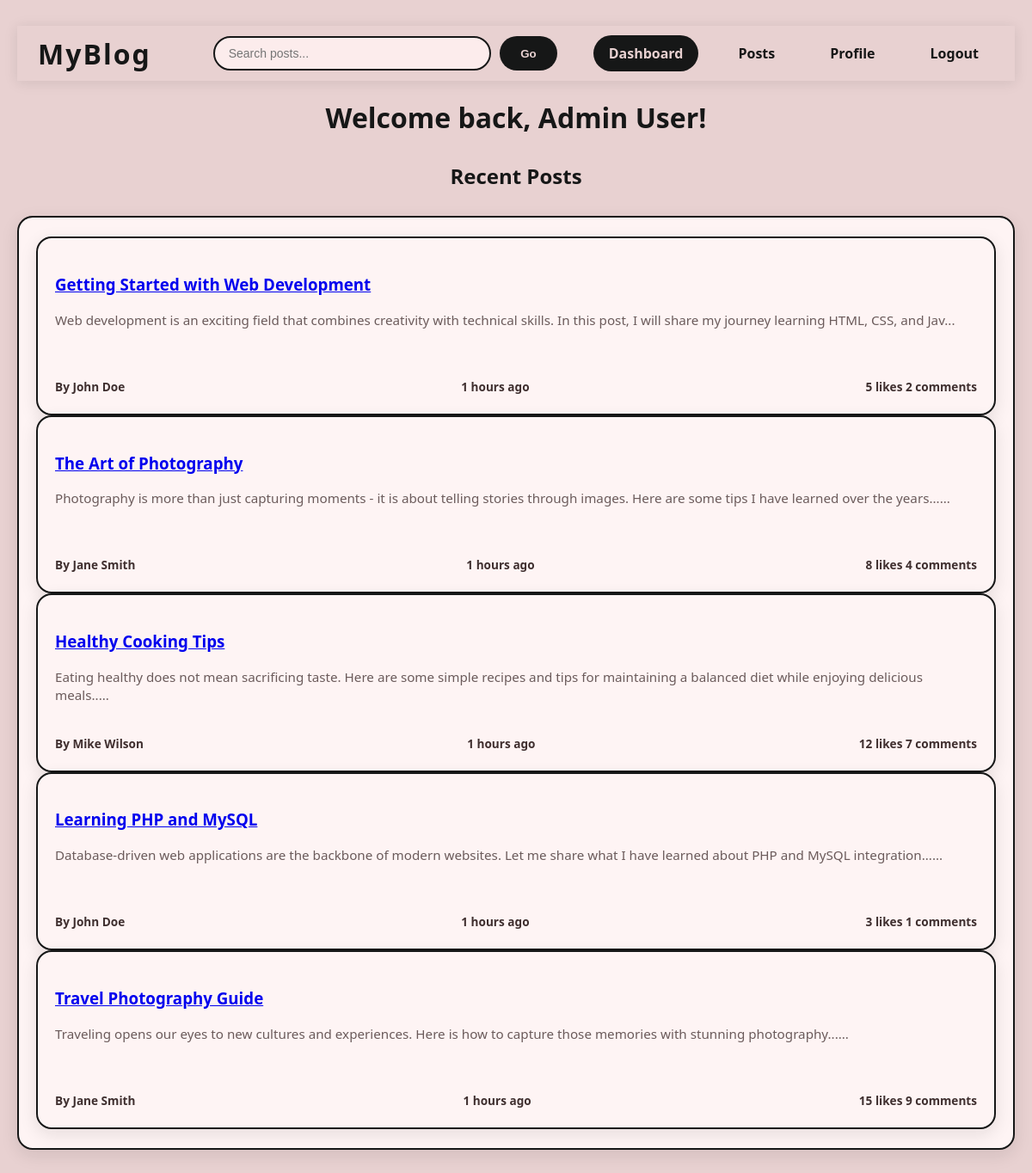
/dashboard.php (signed in), run on the app's committed database.
### tables this page shows
CREATE TABLE IF NOT EXISTS posts (
    id INT AUTO_INCREMENT PRIMARY KEY,
    user_id INT NOT NULL,
    title VARCHAR(255) NOT NULL,
    content TEXT NOT NULL,
    image VARCHAR(255) NULL,
    likes_count INT DEFAULT 0,
    comments_count INT DEFAULT 0,
    created_at TIMESTAMP DEFAULT CURRENT_TIMESTAMP,
    updated_at TIMESTAMP DEFAULT CURRENT_TIMESTAMP ON UPDATE CURRENT_TIMESTAMP,
    FOREIGN KEY (user_id) REFERENCES users(id) ON DELETE CASCADE
);

CREATE TABLE IF NOT EXISTS users (
    id INT AUTO_INCREMENT PRIMARY KEY,
    username VARCHAR(50) UNIQUE NOT NULL,
    email VARCHAR(100) UNIQUE NOT NULL,
    password VARCHAR(255) NOT NULL,
    full_name VARCHAR(100) NOT NULL,
    profile_image VARCHAR(255) DEFAULT 'default-avatar.png',
    bio TEXT,
    is_admin TINYINT(1) DEFAULT 0,
    created_at TIMESTAMP DEFAULT CURRENT_TIMESTAMP,
    updated_at TIMESTAMP DEFAULT CURRENT_TIMESTAMP ON UPDATE CURRENT_TIMESTAMP
);

### config.php (called while the page is built, shortened)
<?php
function formatTimeAgo($datetime) {
    $time = time() - strtotime($datetime);
    if ($time < 86400) return floor($time/3600) . ' hours ago';
    return date('M j, Y', strtotime($datetime));
}
?>

### dashboard.php (the view, shortened to what this page needs)
<?php
require_once 'config.php';
$stmt = $pdo->prepare("
    SELECT p.*, u.username, u.full_name
    FROM posts p
    JOIN users u ON p.user_id = u.id
    ORDER BY p.created_at DESC
    LIMIT 20
");
$stmt->execute();
$posts = $stmt->fetchAll(PDO::FETCH_ASSOC);
$search_posts = [];
?>
<!DOCTYPE html>
<html lang="en">
<head>
</head>
<body>
    <nav class="navbar">
  <div class="nav-container">
    <div class="nav-brand">
      <a href="dashboard.php">MyBlog</a>
    </div>
    <div class="nav-search">
      <form action="" method="GET">
        <input type="search" name="search" placeholder="Search posts...">
        <button type="submit">Go</button>
      </form>
    </div>
    <div class="nav-menu">
      <a href="dashboard.php" class="nav-link active">Dashboard</a>
      <a href="explore.php" class="nav-link">Posts</a>
      <a href="profile.php" class="nav-link">Profile</a>
      <a href="logout.php" class="nav-link">Logout</a>
    </div>
  </div>
</nav>
    <div class="main-container">
        <div class="dashboard-header">
            <h1>Welcome back, <?php echo htmlspecialchars($_SESSION['full_name']); ?>!</h1>
        </div>
        <?php if (!empty($search_posts)): ?>
            <div class="search-results">
                <h2>Search Results for "<?php echo htmlspecialchars($_GET['search']); ?>"</h2>
                <div class="posts-grid">
                    <?php foreach ($search_posts as $post): ?>
                        <div class="post-card">
                            <?php if ($post['image']): ?>
                                <img src="uploads/<?php echo htmlspecialchars($post['image']); ?>" alt="Post Image" class="post-image">
                            <?php endif; ?>
                            <div class="post-content">
                                <h3><a href="view_post.php?id=<?php echo $post['id']; ?>"><?php echo htmlspecialchars($post['title']); ?></a></h3>
                                <p class="post-excerpt"><?php echo substr(htmlspecialchars($post['content']), 0, 150) . '...'; ?></p>
                                <div class="post-meta">
                                    <span class="author">By <?php echo htmlspecialchars($post['full_name']); ?></span>
                                    <span class="date"><?php echo formatTimeAgo($post['created_at']); ?></span>
                                    <div class="post-stats">
                                        <span><?php echo $post['likes_count']; ?> likes</span>
                                        <span><?php echo $post['comments_count']; ?> comments</span>
                                    </div>
                                </div>
                            </div>
                        </div>
                    <?php endforeach; ?>
                </div>
            </div>
        <?php else: ?>
            <div class="recent-posts">
                <h2>Recent Posts</h2>
                <div class="post-card">
                <div class="posts-grid">
                    <?php if (empty($posts)): ?>
                        <p class="no-posts">No posts yet. <a href="create_post.php">Create the first one!</a></p>
                    <?php else: ?>
                        <?php foreach ($posts as $post): ?>
                            <div class="post-card">
                                <div class="post-content">
                                    <h3><a href="view_post.php?id=<?php echo $post['id']; ?>"><?php echo htmlspecialchars($post['title']); ?></a></h3>
                                    <p class="post-excerpt"><?php echo substr(htmlspecialchars($post['content']), 0, 150) . '...'; ?></p>
                                    <div class="post-meta">
                                        <span class="author">By <?php echo htmlspecialchars($post['full_name']); ?></span>
                                        <span class="date"><?php echo formatTimeAgo($post['created_at']); ?></span>
                                        <div class="post-stats">
                                            <span><?php echo $post['likes_count']; ?> likes</span>
                                            <span><?php echo $post['comments_count']; ?> comments</span>
                                        </div>
                                    </div>
                                </div>
                            </div>
                        <?php endforeach; ?>
                    <?php endif; ?>
                </div>
            </div>
        <?php endif; ?>
    </div>
</body>
</html>

### dashboard.php (style rules this page uses)
.navbar { width: 100%; position: sticky; top: 0; background-color: #e8d1d1ff; box-shadow: 0 2px 15px rgba(22, 23, 23, 0.1); backdrop-filter: blur(8px); z-index: 1000; font-family: 'Segoe UI', Tahoma, Geneva, Verdana, sans-serif; }
.nav-container { max-width: 1200px; margin: 0 auto; padding: 0 24px; height: 64px; display: flex; justify-content: space-between; align-items: center; }
.nav-brand a { font-size: 2rem; font-weight: 700; color: #161717ff; text-decoration: none; letter-spacing: 2px; cursor: pointer; transition: color 0.3s ease; }
.nav-menu { display: flex; gap: 28px; }
.nav-link { color: #161717ff; font-weight: 600; padding: 10px 18px; border-radius: 24px; text-decoration: none; transition: background-color 0.25s ease, color 0.25s ease; cursor: pointer; }
.nav-link:hover, .nav-link.active { background-color: #161717ff; color: #e8d1d1ff; }
.nav-search { flex: 1; max-width: 400px; margin-left: 30px; }
.nav-search form { display: flex; gap: 10px; }
.nav-search input[type="search"] { flex: 1; padding: 10px 16px; border: 2px solid #161717ff; border-radius: 24px; font-size: 14px; background: #fcecec; color: #161717ff; transition: border-color 0.3s ease; }
.nav-search button { background-color: #161717ff; border: none; border-radius: 24px; padding: 10px 24px; cursor: pointer; font-weight: 600; color: #e8d1d1ff; transition: background-color 0.3s ease; }
body { font-family: 'Segoe UI', Tahoma, Geneva, Verdana, sans-serif; background-color: #e8d1d1ff; color: #161717ff; margin: 0; min-height: 100vh; padding: 30px 20px; }
h1, h2 { color: #161717ff; font-weight: 700; text-align: center; margin-bottom: 30px; }
.post-card { background: #fef4f4; border: 2px solid #161717ff; border-radius: 18px; padding: 22px 20px; box-shadow: 0 6px 20px rgba(22, 23, 23, 0.1); cursor: pointer; transition: transform 0.25s ease, box-shadow 0.25s ease; }
.post-excerpt { color: #6b5b5b; font-size: 0.95rem; line-height: 1.4; height: 63px; overflow: hidden; text-overflow: ellipsis; margin-bottom: 15px; }
.post-meta { font-size: 0.85rem; color: #3f2f2f; display: flex; justify-content: space-between; font-weight: 600; }

### data on the page
posts: title "Getting Started with Web Development", content "Web development is an exciting field that combines creativity with technical skills. In this post, I will share my journey learning HTML, CSS, and Jav", user.full_name "John Doe", created_at "1 hours ago", likes_count "5", comments_count "2"
posts: title "The Art of Photography", content "Photography is more than just capturing moments - it is about telling stories through images. Here are some tips I have learned over the years...", user.full_name "Jane Smith", created_at "1 hours ago", likes_count "8", comments_count "4"
posts: title "Healthy Cooking Tips", content "Eating healthy does not mean sacrificing taste. Here are some simple recipes and tips for maintaining a balanced diet while enjoying delicious meals..", user.full_name "Mike Wilson", created_at "1 hours ago", likes_count "12", comments_count "7"
posts: title "Learning PHP and MySQL", content "Database-driven web applications are the backbone of modern websites. Let me share what I have learned about PHP and MySQL integration...", user.full_name "John Doe", created_at "1 hours ago", likes_count "3", comments_count "1"
posts: title "Travel Photography Guide", content "Traveling opens our eyes to new cultures and experiences. Here is how to capture those memories with stunning photography...", user.full_name "Jane Smith", created_at "1 hours ago", likes_count "15", comments_count "9"

### other printed values
$_SESSION['full_name'] "Admin User"
